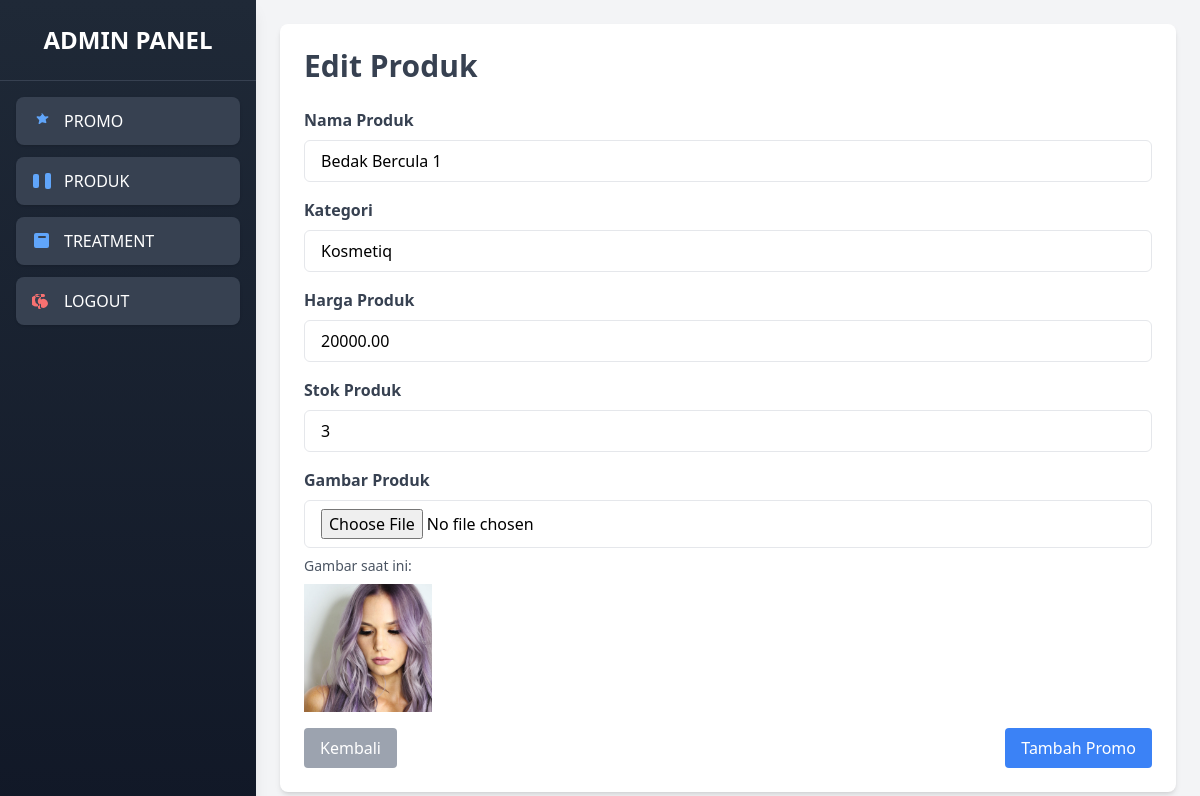
Screenshot of /admin/products/edit_product.php?id=12 (signed in) with the database file from the repository.
### tables this page shows
CREATE TABLE `products` (
  `id` int(11) NOT NULL,
  `name` varchar(255) NOT NULL,
  `price` decimal(10,2) NOT NULL,
  `stock` int(11) NOT NULL,
  `image` varchar(255) NOT NULL,
  `created_at` timestamp NOT NULL DEFAULT current_timestamp(),
  `promo_id` int(11) DEFAULT NULL,
  `category` varchar(50) DEFAULT NULL
);

### admin/products/edit_product.php (the view, shortened to what this page needs)
<!DOCTYPE html>
<html lang="en">
<head>
    <script src="https://cdn.tailwindcss.com"></script>
</head>
<body class="bg-gray-100">
    <?php include "../sidebar.php"; ?>
    <div class="ml-64 p-6">
        <div class="bg-white shadow-md rounded-lg p-6">
            <h1 class="text-3xl font-bold text-gray-700 mb-6">Edit Produk</h1>
            <?php
            include '../../assets/db/database.php';
            $id = intval($_GET['id']);
            $result = $conn->query("SELECT * FROM products WHERE id = $id");
            $product = $result->fetch_assoc();
            ?>
            <form action="update_product.php" method="POST" enctype="multipart/form-data">
                <div class="mb-4">
                    <label class="block text-gray-700 font-semibold mb-2">Nama Produk</label>
                    <input type="text" name="name" value="<?= htmlspecialchars($product['name']) ?>" class="w-full px-4 py-2 border rounded-md focus:outline-none focus:ring focus:ring-blue-300" required>
                </div>
                <div class="mb-4">
                    <label class="block text-gray-700 font-semibold mb-2">Kategori</label>
                    <input type="text" name="category" value="<?= htmlspecialchars($product['category']) ?>" class="w-full px-4 py-2 border rounded-md focus:outline-none focus:ring focus:ring-blue-300" required>
                </div>
                <div class="mb-4">
                    <label class="block text-gray-700 font-semibold mb-2">Harga Produk</label>
                    <input type="number" name="price" value="<?= $product['price'] ?>" class="w-full px-4 py-2 border rounded-md focus:outline-none focus:ring focus:ring-blue-300" required>
                </div>
                <div class="mb-4">
                    <label class="block text-gray-700 font-semibold mb-2">Stok Produk</label>
                    <input type="number" name="stock" value="<?= $product['stock'] ?>" class="w-full px-4 py-2 border rounded-md focus:outline-none focus:ring focus:ring-blue-300" required>
                </div>
                <div class="mb-4">
                    <label class="block text-gray-700 font-semibold mb-2">Gambar Produk</label>
                    <input type="file" name="image" class="w-full px-4 py-2 border rounded-md focus:outline-none focus:ring focus:ring-blue-300">
                    <p class="text-sm text-gray-600 mt-2">Gambar saat ini:</p>
                    <img src="../../uploads/<?= htmlspecialchars($product['image']) ?>" alt="Gambar Produk" class="w-32 h-32 object-cover mt-2">
                </div>
                <div class="flex justify-between">
                    <a href="../dashboard.php" class="bg-gray-400 text-white py-2 px-4 rounded hover:bg-gray-500 transition">
                        Kembali
                    </a>
                    <button type="submit" class="bg-blue-500 text-white py-2 px-4 rounded hover:bg-blue-600 transition">
                        Tambah Promo
                    </button>
                </div>
            </form>
        </div>
    </div>
</body>
</html>

### rows the page displays
products: name "Bedak Bercula 1", category "Kosmetiq", price "20000.00", stock "3", image (picture)
